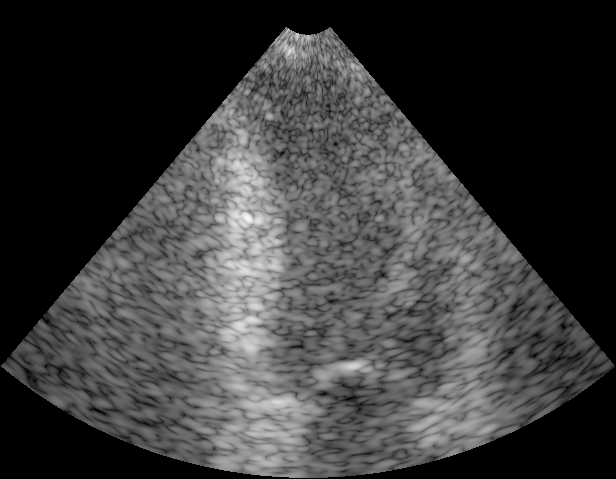
#> input picture pending/000.png, 616 x 479 px
$ python time2D_to_M_mode.py
#> lines starting #> are read from the running program, lines starting #| are printed output that depends on the picture
import os
from glob import glob

import cv2
import numpy as np


def gen_line_M_mode(img_list: list, pointA, pointB, inverse=False):
    first_list_img = cv2.imread(img_list[0], cv2.IMREAD_GRAYSCALE)
    x1, y1 = pointA
    x2, y2 = pointB

    slope = (y2 - y1) / (x2 - x1)
    offset = y1 - slope * x1

    rows, cols = first_list_img.shape
    line_points = []
    for i in range(0, cols):
        vertical_value = round(slope * i + offset)
        if vertical_value >= 0 and vertical_value < rows:
            line_points += [[i, vertical_value]]

    print('[ UT ] Num of line_points is', len(line_points))

    output = np.zeros((len(img_list), len(line_points)))

    for i, img_path in enumerate(img_list):
        img = cv2.imread(img_path, cv2.IMREAD_GRAYSCALE)
        line_pixels = []
        for line_point in line_points:
            current_x, current_y = line_point
            if current_y >= 0 and current_y < rows:
                line_pixels += [img[current_y, current_x]]
        line_pixels = np.array(line_pixels)
        if inverse:
            output[-1-i] = line_pixels
        else:
            output[i] = line_pixels
    output = np.expand_dims(output, axis=-1).astype(np.uint8)

    return output

def gen_col_M_mode(img_list: list, target_col_idx: int, inverse=False):
#> called with target_col_idx = 305, inverse = False
    first_list_img = cv2.imread(img_list[0], cv2.IMREAD_GRAYSCALE)
#> first_list_img is the input picture: shape (479, 616); min 0, max 248, mean 57.3
    rows, cols = first_list_img.shape
#> rows = 479; cols = 616
    output = np.zeros((len(img_list), cols))

    for i, img_path in enumerate(img_list):
        img = cv2.imread(img_path, cv2.IMREAD_GRAYSCALE)
        if inverse:
            output[-1-i] = img[target_col_idx]
        else:
            output[i] = img[target_col_idx]
    output = np.expand_dims(output, axis=-1).astype(np.uint8)

    return output

def gen_row_M_mode(img_list: list, target_row_idx: int, inverse=False):
#> called with target_row_idx = 370, inverse = False
    first_list_img = cv2.imread(img_list[0], cv2.IMREAD_GRAYSCALE)
    rows, cols = first_list_img.shape
#> rows = 479; cols = 616
    output = np.zeros((len(img_list), rows))

    for i, img_path in enumerate(img_list):
        img = cv2.imread(img_path, cv2.IMREAD_GRAYSCALE)
        img = img.transpose((1, 0))
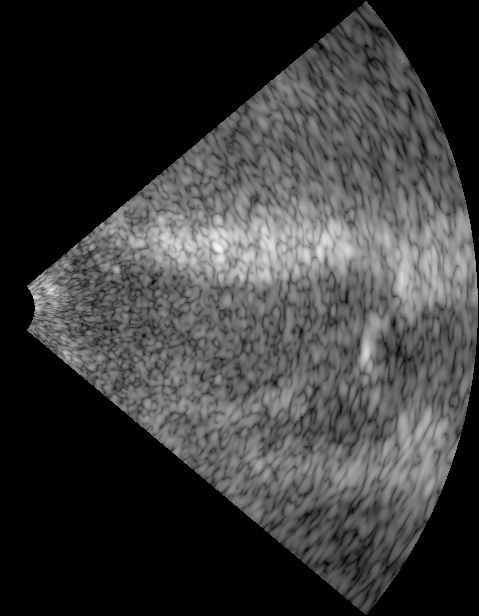
#> img: shape (616, 479); min 0, max 248, mean 57.3
        if inverse:
            output[-1-i] = img[target_row_idx]
        else:
            output[i] = img[target_row_idx]
    output = np.expand_dims(output, axis=-1).astype(np.uint8)

    return output

def main_proc():

    first_img_name = '000.png'
    inverse_vertical = False

    specified_x = 370; specified_y = 305
    pointA = (315, 45); pointB = (373, 311)

    target_folder = './pending'
    save_folder = './result'

    img_ext = os.path.splitext(first_img_name)[1]
    img_digit_begin = int(os.path.splitext(first_img_name)[0])

    if not os.path.exists(save_folder):
        os.mkdir(save_folder)

    first_imgs = glob(target_folder + '/**/' + first_img_name, recursive=True)

    for first_img in first_imgs:
        current_path = os.path.dirname(first_img)
        img_list = glob(current_path + '/*' + img_ext, recursive=False)
        img_list.sort()

        save_path = save_folder + '/' + current_path.replace(target_folder, '').replace(' ', '_')
        if not os.path.exists(save_path):
            os.makedirs(save_path)

        img_M_mode_cols = gen_col_M_mode(img_list, specified_y, inverse=inverse_vertical)
        img_M_mode_rows = gen_row_M_mode(img_list, specified_x, inverse=inverse_vertical)
        img_M_mode_line = gen_line_M_mode(img_list, pointA, pointB, inverse=inverse_vertical)
#| [ UT ] Num of line_points is 104
#> the loop in gen_line_M_mode, `for line_point in line_points:` made 104 passes
#> line_pixels on passes 1 to 12: [0], [0, 0], [0, 0, 0], [0, 0, 0, 0], [0, 0, 0, 0, 0], [0, 0, 0, 0, 0, 0], [0, 0, 0, 0, 0, 0, 0], [0, 0, 0, 0, 0, 0, 0, 119], [0, 0, 0, 0, 0, 0, 0, 119, 91], [0, 0, 0, 0, 0, 0, 0, 119, 91, 95], [0, 0, 0, 0, 0, 0, 0, 119, 91, 95, 144], [0, 0, 0, 0, 0, 0, 0, 119, 91, 95, 144, 98]
#> after the loop in gen_line_M_mode, `for line_point in line_points:`: line_pixels = 104 values, max 144 at index 10, min 0 at index 0, mean 83.48

        cv2.imwrite(save_path+'/M_mode_cols.png', img_M_mode_cols)
        cv2.imwrite(save_path+'/M_mode_rows.png', img_M_mode_rows)
        cv2.imwrite(save_path+'/M_mode_line.png', img_M_mode_line)

def UT():

    first_img_name = '000.png'
    inverse_vertical = False

    specified_x = 370; specified_y = 305
    pointA = (315, 45); pointB = (373, 311)

    target_test_folder = './pending/sample/database_2d_simulations_uffc/GE Vingmed Ultrasound/A2C/normal'

    img_ext = os.path.splitext(first_img_name)[1]
    img_digit_begin = int(os.path.splitext(first_img_name)[0])

    img_list = glob(target_test_folder + '/*' + img_ext, recursive=False)
    img_list.sort()

    img_M_mode_cols = gen_col_M_mode(img_list, specified_y, inverse=inverse_vertical)
    img_M_mode_rows = gen_row_M_mode(img_list, specified_x, inverse=inverse_vertical)
    img_M_mode_line = gen_line_M_mode(img_list, pointA, pointB, inverse=inverse_vertical)

    cv2.imshow('img_M_mode_cols', img_M_mode_cols)
    cv2.waitKey()
    cv2.destroyAllWindows()

    cv2.imshow('img_M_mode_rows', img_M_mode_rows)
    cv2.waitKey()
    cv2.destroyAllWindows()

    cv2.imshow('img_M_mode_line', img_M_mode_line)
    cv2.waitKey()
    cv2.destroyAllWindows()

if __name__ == '__main__':
    main_proc()
    # UT()
